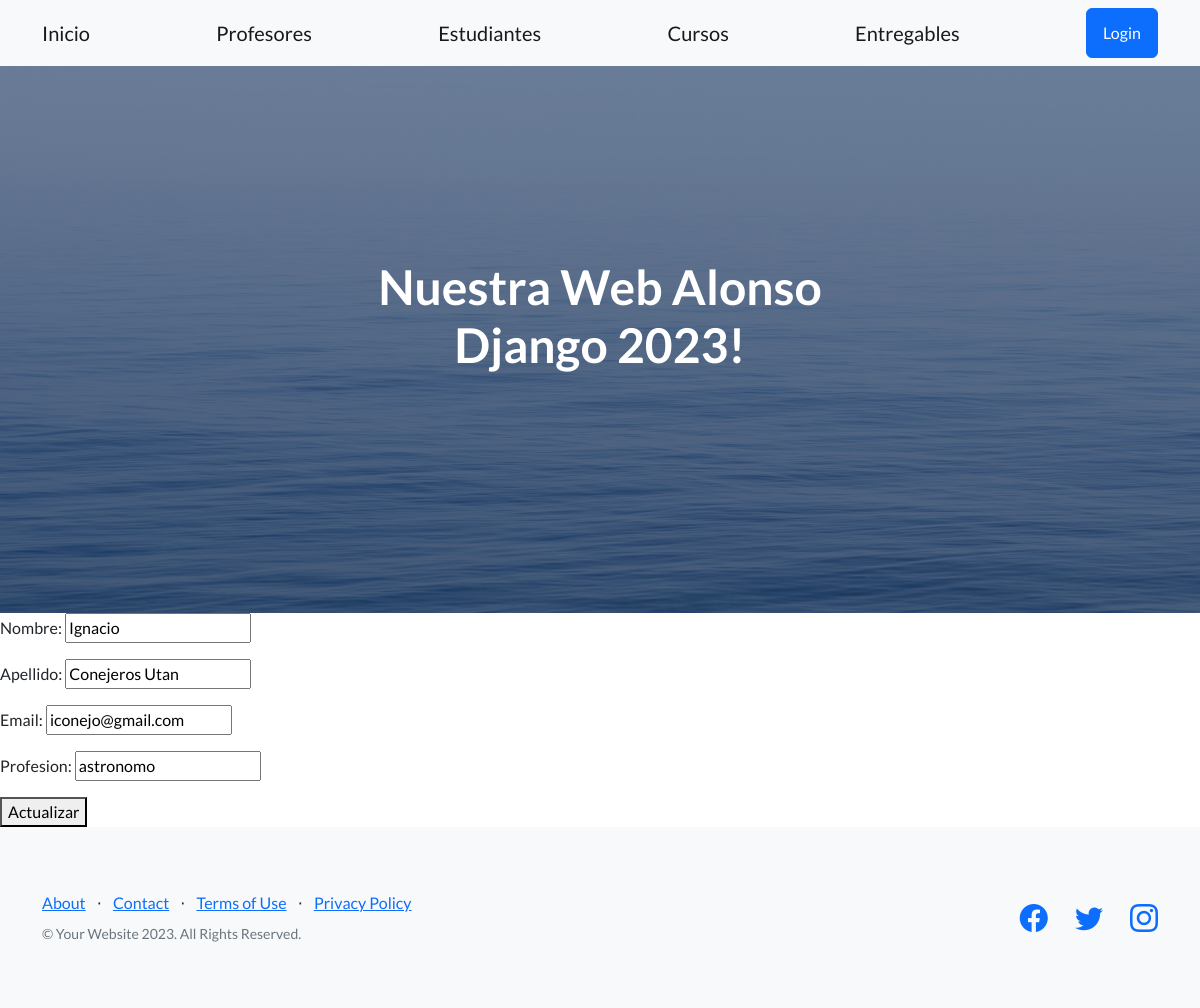
/app-alonso/editar-profesor/3, run on the app's committed database.
### AppAlonso/models.py (models this page shows, shortened)
class Profesor(models.Model):
    nombre = models.CharField(max_length=30)
    apellido = models.CharField(max_length=30)
    email = models.EmailField(null=True)
    profesion = models.CharField(max_length=30)

### AppAlonso/views.py (the view)
# urls.py: path('editar-profesor/<int:id>', editarProfesor, name="EditarProfesor"),
def editarProfesor (req, id):
    profesor = Profesor.objects.get(id=id)
    if req.method == "POST":
        miFormulario = ProfesorFormulario(req.POST)
        if miFormulario.is_valid():
            data= miFormulario.cleaned_data
            profesor.nombre = data["nombre"]
            profesor.apellido = data["apellido"]
            profesor.email = data["email"]
            profesor.profesion = data["profesion"]
            profesor.save()
            return render(req, "inicio.html", {"mensaje": "Profesor actualizado con éxito"})
        else:
            return render(req, "inicio.html", {"mensaje": "Formulario inválido"})
    else:
        miFormulario = ProfesorFormulario(initial={
            "nombre": profesor.nombre,
            "apellido": profesor.apellido,
            "email": profesor.email,
            "profesion": profesor.profesion,
        })
        return render(req, "editarProfesor.html", {"miFormulario": miFormulario, "id": profesor.id})

### AppAlonso/forms.py
class ProfesorFormulario(forms.Form):
    nombre = forms.CharField(required=True)
    apellido = forms.CharField(required=True)
    email = forms.EmailField()
    profesion = forms.CharField(max_length=30)

### AppAlonso/templates/editarProfesor.html
{% extends 'padre.html' %}
{% block contenidoQueCambia %}
    <form action="{% url 'EditarProfesor' id%}" method="post"> {% csrf_token %}
        {{miFormulario.as_p}}
        <button type="submit">Actualizar</button>
    </form>
{% endblock contenidoQueCambia %}

### data on the page
Profesor: nombre "Ignacio", apellido "Conejeros Utan", email "iconejo@gmail.com", profesion "astronomo"
